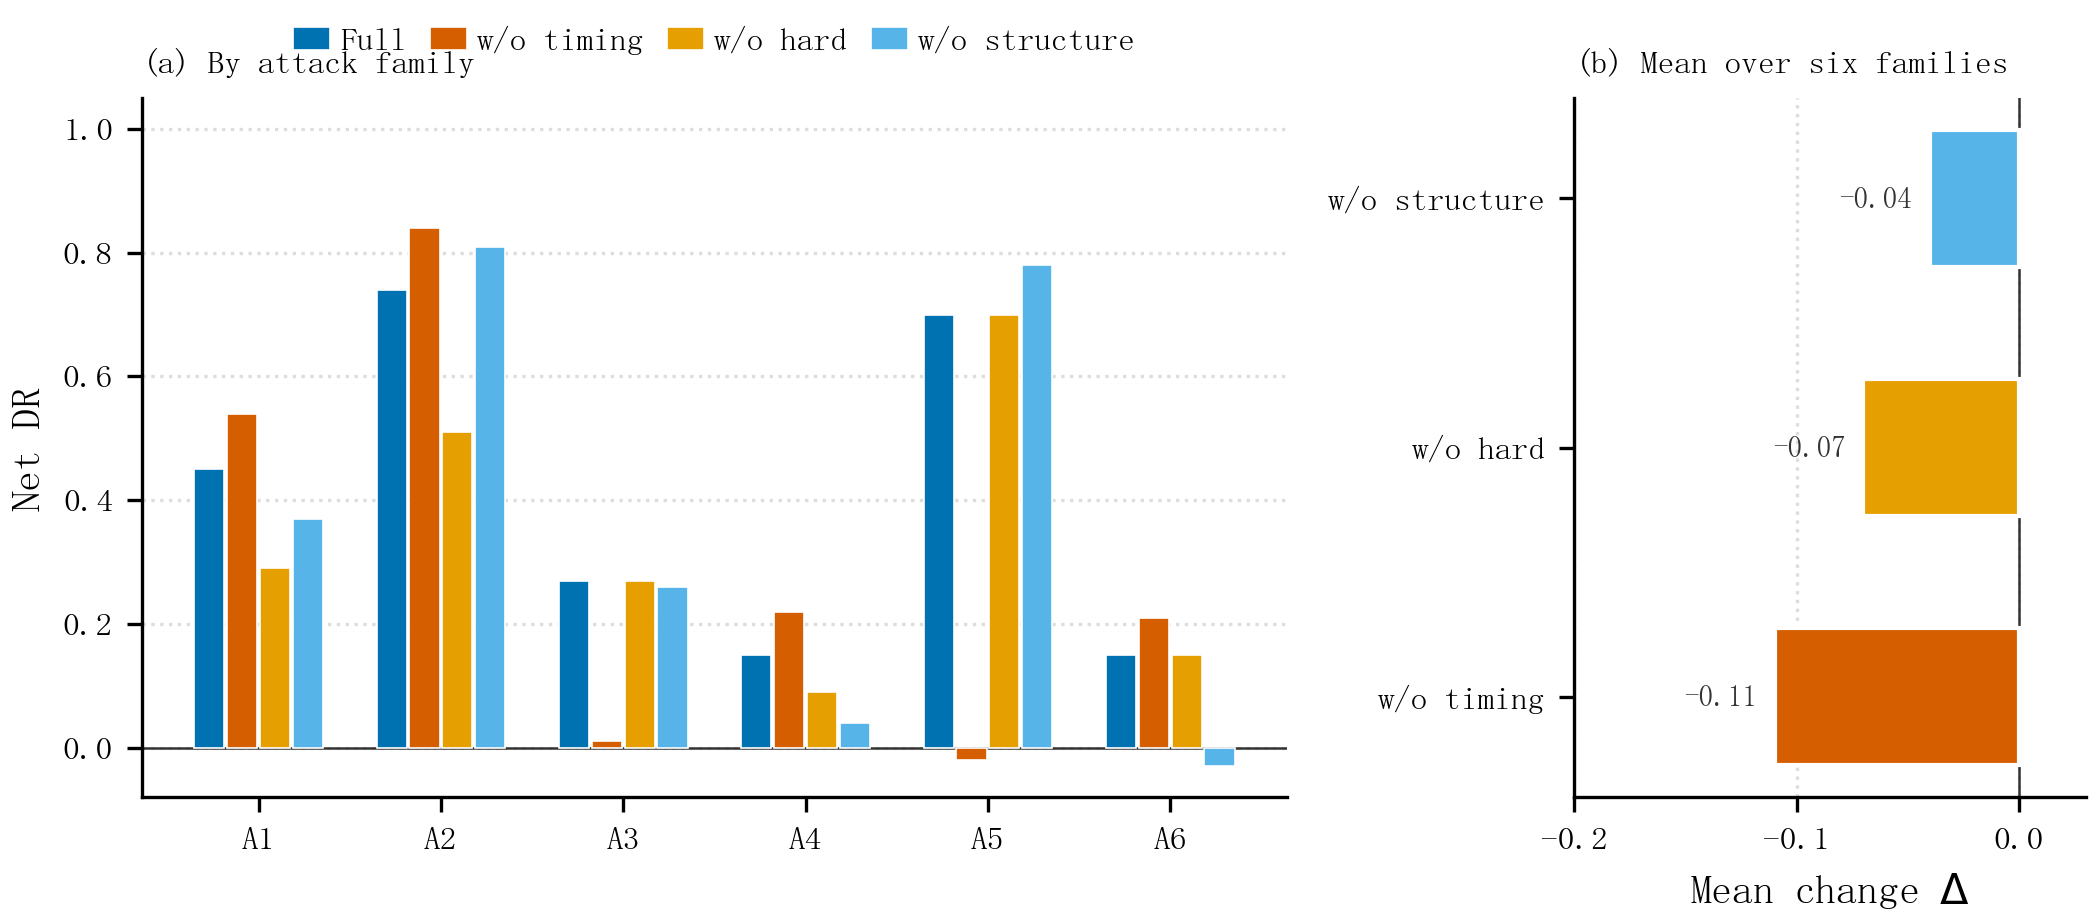

The script that drew this image:
# -*- coding: utf-8 -*-
"""E2: production-relevant arms, per-channel alpha fixed, alpha=0.05."""
from __future__ import print_function, division

import os
import sys

import numpy as np
import matplotlib.pyplot as plt

HERE = os.path.dirname(os.path.abspath(__file__))
sys.path.insert(0, HERE)

from _style import (  # noqa: E402
    FP_SM, FP_TINY, C_OURS, C_TIME, C_HARD, C_STR, C_LINE,
    apply_style, save, set_cjk, legend,
)

ATTACKS = [u"A1", u"A2", u"A3", u"A4", u"A5", u"A6"]


def main():
    apply_style()
    full = np.array([0.45, 0.74, 0.27, 0.15, 0.70, 0.15])
    no_t = np.array([0.54, 0.84, 0.01, 0.22, -0.02, 0.21])
    no_f = np.array([0.29, 0.51, 0.27, 0.09, 0.70, 0.15])
    no_s = np.array([0.37, 0.81, 0.26, 0.04, 0.78, -0.03])
    series = [
        (u"Full", full, C_OURS),
        (u"w/o timing", no_t, C_TIME),
        (u"w/o hard", no_f, C_HARD),
        (u"w/o structure", no_s, C_STR),
    ]
    fig, axes = plt.subplots(1, 2, figsize=(7.2, 3.85),
                             gridspec_kw={"width_ratios": [2.35, 1.05]})
    ax = axes[0]
    x = np.arange(6)
    width = 0.18
    n = len(series)
    for k, (name, vals, col) in enumerate(series):
        offset = (k - (n - 1) / 2.0) * width
        ax.bar(x + offset, vals, width=width * 0.92, color=col,
               edgecolor="white", linewidth=0.4, label=name, zorder=3)
    ax.axhline(0.0, color=C_LINE, linewidth=0.6)
    ax.set_xticks(x)
    ax.set_xticklabels(ATTACKS, fontproperties=FP_SM)
    ax.set_ylim(-0.08, 1.05)
    ax.yaxis.grid(True, linestyle=":", color="#DDDDDD", zorder=0)
    ax.set_axisbelow(True)
    set_cjk(ax, ylabel=u"Net DR")
    ax.set_title(u"(a) By attack family", fontproperties=FP_SM, loc="left")
    legend(ax, ncol=4, loc="lower center", bbox_to_anchor=(0.5, 1.02),
           columnspacing=0.7, handlelength=1.1, handletextpad=0.3)

    ax2 = axes[1]
    deltas = np.array([-0.11, -0.07, -0.04])
    labels = [u"w/o timing", u"w/o hard", u"w/o structure"]
    cols = [C_TIME, C_HARD, C_STR]
    y = np.arange(3)
    ax2.barh(y, deltas, color=cols, edgecolor="white", height=0.55, zorder=3)
    ax2.axvline(0.0, color=C_LINE, linewidth=0.6)
    ax2.set_yticks(y)
    ax2.set_yticklabels(labels, fontproperties=FP_SM)
    ax2.set_xlim(-0.20, 0.03)
    ax2.xaxis.grid(True, linestyle=":", color="#DDDDDD", zorder=0)
    ax2.set_axisbelow(True)
    set_cjk(ax2, xlabel=u"Mean change $\\Delta$")
    ax2.set_title(u"(b) Mean over six families", fontproperties=FP_SM, loc="left")
    for yi, d in zip(y, deltas):
        ax2.text(d - 0.008, yi, u"%.2f" % d, va="center", ha="right",
                 fontproperties=FP_TINY, color=C_LINE)
    fig.tight_layout(rect=(0.0, 0.0, 1.0, 0.86))
    save(fig, "fig_e2_ablation")


if __name__ == "__main__":
    main()
